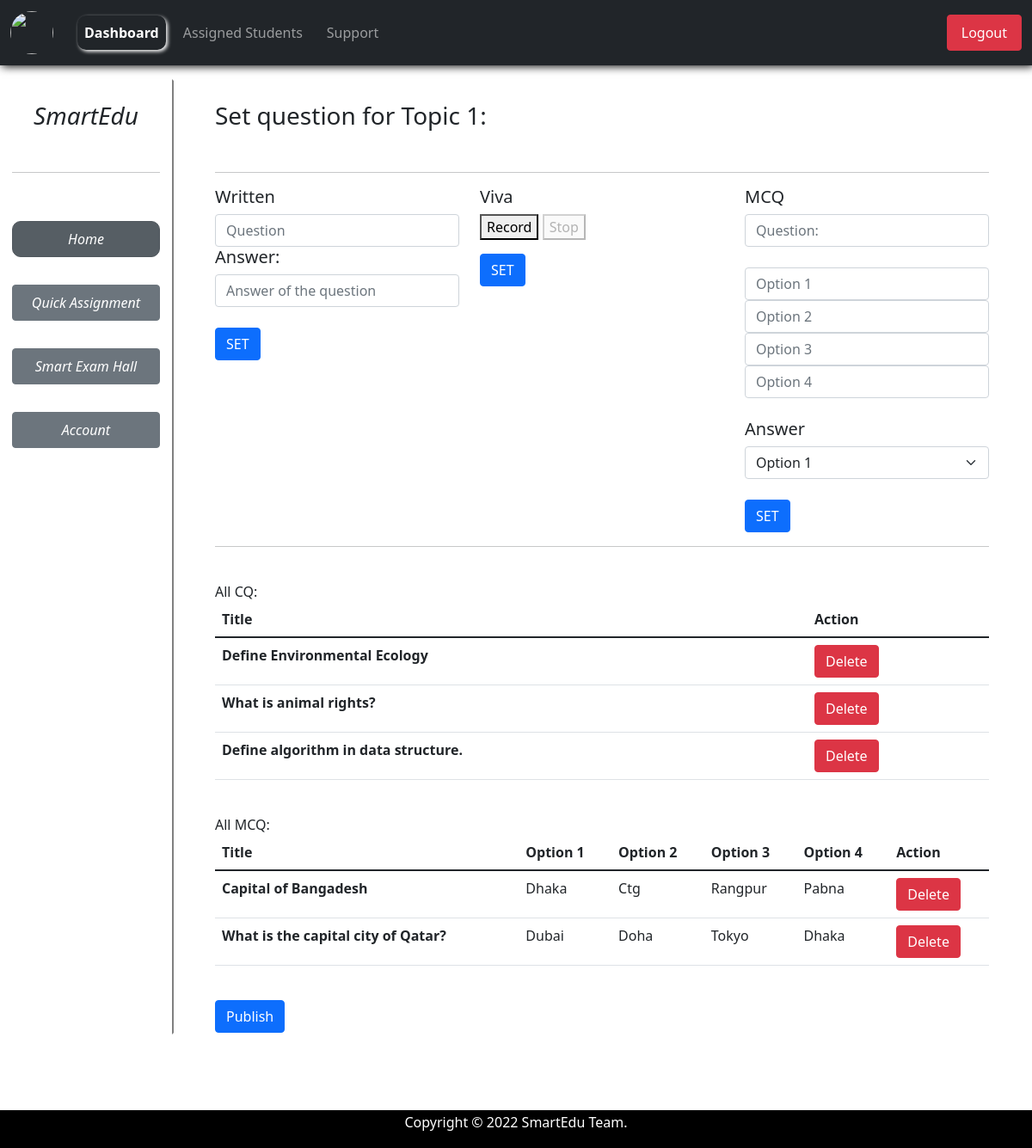
Screenshot of /setquestion/1/1 with the database file from the repository.
### base/models.py (models this page shows)
class Cohortpdfs(models.Model):
    id = models.AutoField(primary_key=True,editable=True)
    title= models.CharField(max_length=200,validators=[MaxLengthValidator(100)])
    cohort_id=models.ForeignKey(Cohort,on_delete=models.CASCADE,default=0,db_constraint=False)
    content_date = models.DateField( auto_now_add=True, blank=True)
    content_time = models.TimeField( auto_now_add=True, blank=True)
    qn_published = models.BooleanField(default=False)

class Cq(models.Model):
    question=models.ForeignKey(Question,on_delete=models.CASCADE)
    question_title=models.CharField(max_length=200, default="-")
    correct_answer=models.CharField(max_length=600)

class Mcq(models.Model):
    question=models.ForeignKey(Question,on_delete=models.CASCADE)
    question_title=models.CharField(max_length=200, default="-")
    option1=models.CharField(max_length=100)
    option2=models.CharField(max_length=100)
    option3=models.CharField(max_length=100)
    option4=models.CharField(max_length=100)
    correct_answer=models.CharField(max_length=100)

### base/views.py (the view, shortened to what this page needs)
# urls.py: path('setquestion/<int:fileid>/<int:cohortid>',views.setquestion,name="setquestion"),
def setquestion(requests,fileid,cohortid):
    data=Cohortpdfs.objects.filter(id=fileid).values()
    cqs = Question.objects.prefetch_related(Prefetch('cq_set',  to_attr='allcqques')).filter(source=fileid).filter(type="cq")
    mcqs =  Question.objects.prefetch_related(Prefetch('mcq_set',  to_attr='allmcqs')).filter(source=fileid).filter(type="mcq")
    cq = []
    mcq = []
    for i in cqs:
        cq.append({'qnid':i.allcqques[0].question_id,'qntitle':i.allcqques[0].question_title})
    for i in mcqs:
        mcq.append({'qnid':i.allmcqs[0].question_id,'qntitle':i.allmcqs[0].question_title,'op1':i.allmcqs[0].option1,'op2':i.allmcqs[0].option2,'op3':i.allmcqs[0].option3,'op4':i.allmcqs[0].option4})
    context = {'pdfdata':data,'cq':cq,'mcq':mcq}
    return render(requests,'setquestion.html',context)

### base/templates/setquestion.html (shortened to what this page needs)
{% extends "base.html" %}
{% block base %}
{% load static %}
{% for i in pdfdata %}
<h3>Set question for {{i.title}}:</h3><br><hr>
<div class="row">
    <div class="col">
        <form action="" method="POST">
            <h5>Written</h5>
            <input type="text" class="form-control" name="textques" placeholder="Question">
            <h5>Answer:</h5>
            <input type="text" class="form-control" name="textans" placeholder="Answer of the question">
            <br>
            <button class="btn btn-primary" type="submit" name="textqnsubmit">SET</button>
        </form>
    </div>
    <div class="col">
        <h5>Viva</h5>
        <p>
          <button type="button" id="record">Record</button>
          <button type="button" id="stopRecord" disabled>Stop</button>
        </p>
        <button class="btn btn-primary" type="submit" name="vivasubmit">SET</button>
    </div>
    <div class="col">
        <form action="" method="POST">
        <h5>MCQ</h5>
        <input type="text" class="form-control" name="mcqques" placeholder="Question:"><br>
        <input type="text" class="form-control" name="mcqop1" placeholder="Option 1">
        <input type="text" class="form-control" name="mcqop2" placeholder="Option 2">
        <input type="text" class="form-control" name="mcqop3" placeholder="Option 3">
        <input type="text" class="form-control" name="mcqop4" placeholder="Option 4">
        <br><h5>Answer</h5>
        <select name="mcqans" class="form-select" aria-label="Default select example">
            <option value="1" selected>Option 1</option>
        </select>
        <br>
        <button class="btn btn-primary" type="submit" name="mcqsubmit">SET</button>
        </form>
    </div>
</div>
<hr>
<br>
<caption>All CQ:</caption>
<table class="table">
    <thead>
      <tr>
        <th scope="col">Title</th>
        <th scope="col">Action</th>
      </tr>
    </thead>
    <tbody>
    {%for i in cq%}
      <tr>
        <th scope="row">{{i.qntitle}}</th>
        <td><a class="btn btn-danger" href="../../deleteqn/{{i.qnid}}">Delete</a></td>
      </tr>
      {%endfor%}
    </tbody>
  </table>
<br>
<caption>All MCQ:</caption>
<table class="table">
    <thead>
      <tr>
        <th scope="col">Title</th>
        <th scope="col">Option 1</th>
        <th scope="col">Option 2</th>
        <th scope="col">Option 3</th>
        <th scope="col">Option 4</th>
        <th scope="col">Action</th>
      </tr>
    </thead>
    <tbody>
    {%for i in mcq%}
      <tr>
        <th>{{i.qntitle}}</th>
        <td>{{i.op1}}</td>
        <td>{{i.op2}}</td>
        <td>{{i.op3}}</td>
        <td>{{i.op4}}</td>
        <td><a class="btn btn-danger" href="../../deleteqn/{{i.qnid}}">Delete</a></td>
      </tr>
      {%endfor%}
    </tbody>
  </table>
<br>
<form action="" method="POST">
<button class='btn btn-primary' name="publishqn">Publish</button>
</form>
{% endfor %}
{% endblock %}

### base/templates/base.html (shortened to what this page needs)
<!doctype html>
<html lang="en">
  <head>
    <link href="https://cdn.jsdelivr.net/npm/bootstrap@5.1.3/dist/css/bootstrap.min.css" rel="stylesheet">
  </head>
  <body>
    <nav class="navbar navbar-expand-lg navbar-dark bg-dark" style="box-shadow: 2px 1px 10px black;">
        <div class="container-fluid">
          <a class="navbar-brand" href="#"><img src="https://serving.photos.photobox.com/7752743339407afdd395d04c96c82b79fac6b12f3b51d0e940c72c0535ca9b68dec70e1a.jpg" alt="" width="50px" height="50px" style=" border-radius: 50%;"></a>
          <div class="collapse navbar-collapse" id="navbarText">
            <ul class="navbar-nav me-auto mb-2 mb-lg-0">
              <li class="nav-item">
<a class="nav-link active" aria-current="page" href="{{HTTP_HOST}}/dashboard" style="font-weight: bold;">Dashboard</a>
              </li>
              <li class="nav-item">
                <a class="nav-link" href="#">Assigned Students</a>
              </li>
              <li class="nav-item">
                <a class="nav-link" href="#">Support</a>
              </li>
            </ul>
            <span class="navbar-text">
                    <a class="btn btn-danger nav-link text-white" href=../accounts/logout>Logout</a>
            </span>
          </div>
        </div>
      </nav>
      <div class="container-fluid my-3">
        <div class="row">
            <div class="col-2 text-center" style="border: 2px solid white; font-style: italic;"><br>
                <h3>SmartEdu</h3>
                <br><hr><br>
                <a class="btn btn-secondary container-fluid py-2 my-3 active" href="">Home</a>
                <a class="btn btn-secondary container-fluid py-2 my-3" href="">Quick Assignment</a>
                <a class="btn btn-secondary container-fluid py-2 my-3" href="">Smart Exam Hall</a>
                <a class="btn btn-secondary container-fluid py-2 my-3" href="">Account</a>
            </div>
            <div class="col-10 px-5" style="border: 2px solid white; border-left: 2px solid grey; height: auto;"> <br>
                {% block base %}
                {% endblock %}
            </div>
        </div>
      </div>
      <br><br><br>
  </body>
  <footer>
		<p>Copyright &copy; 2022 SmartEdu Team.</p>
	</footer>
</html>

### base/templates/base.html (style rules this page uses)
.active { color: black; border-radius: 10px; box-shadow: 2px 2px 4px white; }
.nav-link { color: blue; margin-left: 12px; }
footer { padding: 2px; width: 100%; left: 0; bottom: 0; background-color: black; color: white; text-align: center; }

### rows the page displays
Cohortpdfs: title "Topic 1", qntitle "Define Environmental Ecology" "What is animal rights?" "Define algorithm in data structure.", qntitle "Capital of Bangadesh" "What is the capital city of Qatar?", op1 "Dhaka" "Dubai", op2 "Ctg" "Doha", op3 "Rangpur" "Tokyo", op4 "Pabna" "Dhaka"
